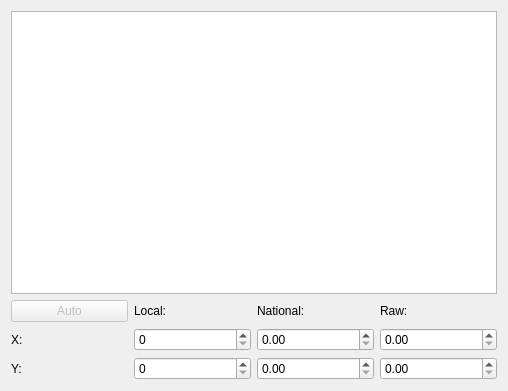
<?xml version="1.0" encoding="UTF-8"?>
<ui version="4.0">
 <class>Form</class>
 <widget class="QWidget" name="Form">
  <property name="geometry">
   <rect>
    <x>0</x>
    <y>0</y>
    <width>508</width>
    <height>391</height>
   </rect>
  </property>
  <property name="windowTitle">
   <string>Form</string>
  </property>
  <layout class="QVBoxLayout" name="verticalLayout">
   <item>
    <widget class="GeorefGraphicsView" name="pointView">
     <property name="interactive">
      <bool>false</bool>
     </property>
     <property name="dragMode">
      <enum>QGraphicsView::NoDrag</enum>
     </property>
    </widget>
   </item>
   <item>
    <layout class="QGridLayout" name="gridLayout">
     <item row="0" column="0">
      <widget class="QPushButton" name="autoButton">
       <property name="enabled">
        <bool>false</bool>
       </property>
       <property name="text">
        <string>Auto</string>
       </property>
      </widget>
     </item>
     <item row="0" column="1">
      <widget class="QLabel" name="localLabel">
       <property name="text">
        <string>Local:</string>
       </property>
      </widget>
     </item>
     <item row="0" column="2">
      <widget class="QLabel" name="nationalLabel">
       <property name="text">
        <string>National:</string>
       </property>
      </widget>
     </item>
     <item row="0" column="3">
      <widget class="QLabel" name="rawLabel">
       <property name="text">
        <string>Raw:</string>
       </property>
      </widget>
     </item>
     <item row="1" column="0">
      <widget class="QLabel" name="xLabel">
       <property name="text">
        <string>X:</string>
       </property>
      </widget>
     </item>
     <item row="1" column="1">
      <widget class="QSpinBox" name="localXSpin"/>
     </item>
     <item row="1" column="2">
      <widget class="QDoubleSpinBox" name="nationalXSpin"/>
     </item>
     <item row="1" column="3">
      <widget class="QDoubleSpinBox" name="rawXSpin"/>
     </item>
     <item row="2" column="0">
      <widget class="QLabel" name="yLabel">
       <property name="text">
        <string>Y:</string>
       </property>
      </widget>
     </item>
     <item row="2" column="1">
      <widget class="QSpinBox" name="localYSpin"/>
     </item>
     <item row="2" column="2">
      <widget class="QDoubleSpinBox" name="nationalYSpin"/>
     </item>
     <item row="2" column="3">
      <widget class="QDoubleSpinBox" name="rawYSpin"/>
     </item>
    </layout>
   </item>
  </layout>
 </widget>
 <customwidgets>
  <customwidget>
   <class>GeorefGraphicsView</class>
   <extends>QGraphicsView</extends>
   <header>georef_graphics_view.h</header>
  </customwidget>
 </customwidgets>
 <resources/>
 <connections/>
</ui>
